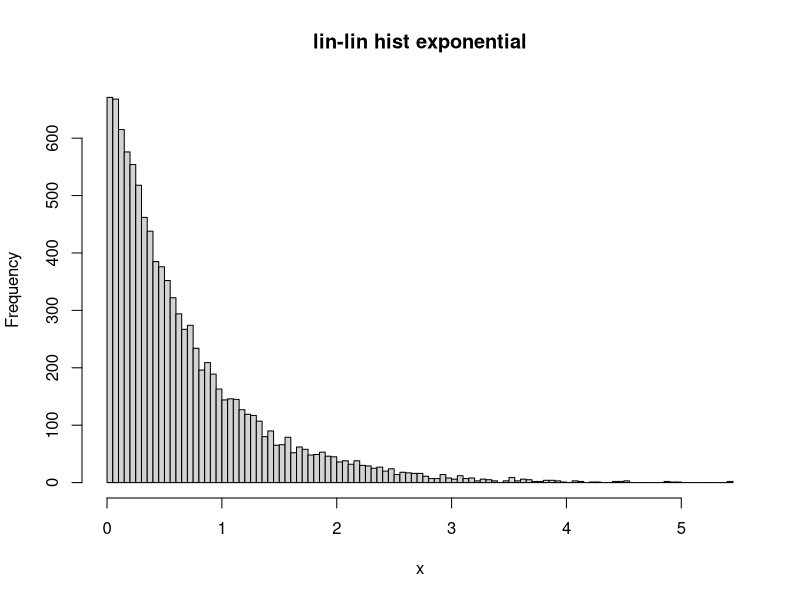
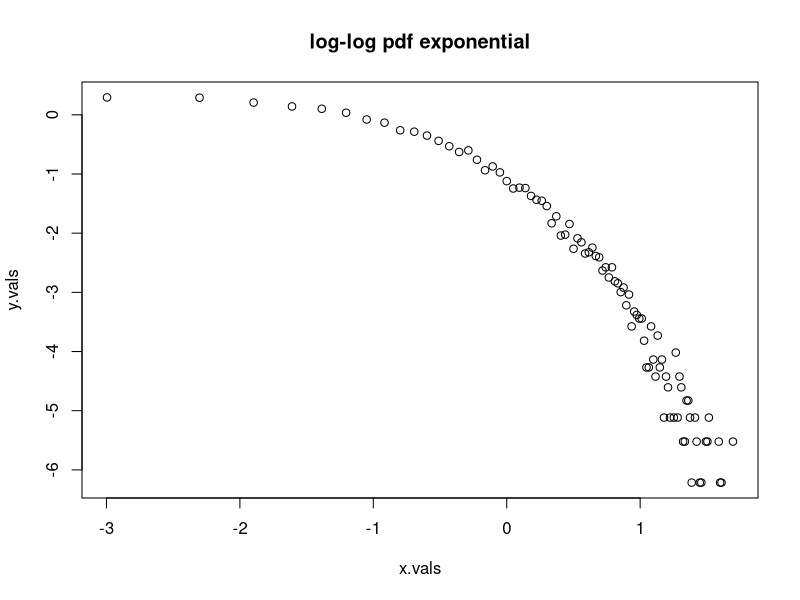
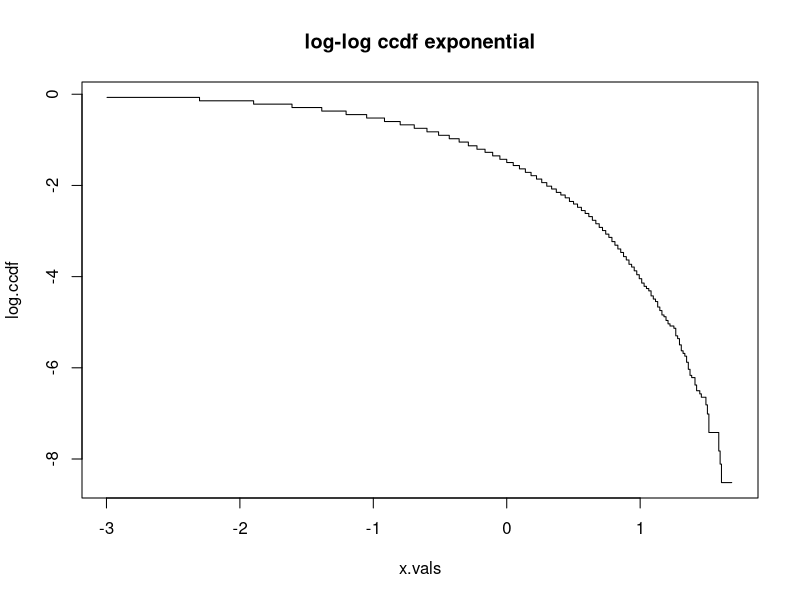

Here is the R script that generated these plots, in order:
#rexp(n, rate = 1)
x <- rexp(10000, rate = 1.5)


p <- hist(x, breaks = 100, main="lin-lin hist exponential")

x.vals <- log(p$breaks[-1])
y.vals <- log(p$density)
plot(x.vals, y.vals, main="log-log pdf exponential")

p.cdf <- ecdf(x)
ccdf <- 1 - p.cdf(p$breaks[-1])
log.ccdf <- log(ccdf)

plot(x.vals, log.ccdf, type="s", main="log-log ccdf exponential")
